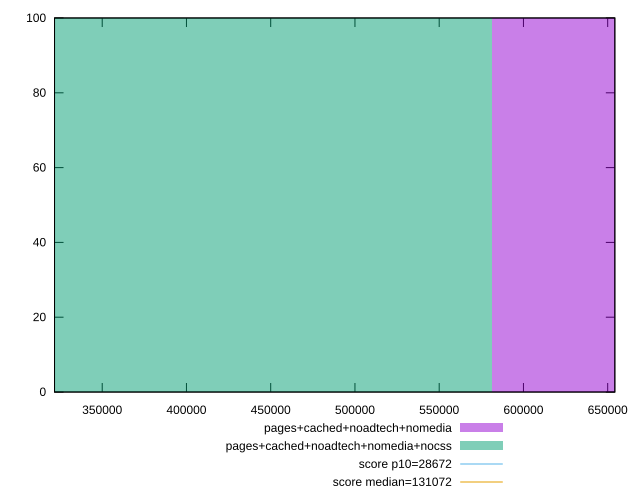

Recreate this plot in gnuplot.
reset

$pagesCachedNoadtechNomedia <<EOF
774852.0260499755 100
EOF

$pagesCachedNoadtechNomediaNocss <<EOF
387426.01302498777 100
EOF

set key outside below
set boxwidth 387426.01302498777
set xrange [321704.2333333333:654234.3999999999]
set yrange [0:100]
set trange [0:100]
set style fill transparent solid 0.5 noborder

set parametric
set terminal svg size 640, 500 enhanced background rgb 'white'
set output "report_00019_2021-02-10T18-14-37.922Z//uses-long-cache-ttl/comparison/histogram/3_vs_4.svg"

plot $pagesCachedNoadtechNomedia title "pages+cached+noadtech+nomedia" with boxes, \
     $pagesCachedNoadtechNomediaNocss title "pages+cached+noadtech+nomedia+nocss" with boxes, \
     28672,t title "score p10=28672", \
     131072,t title "score median=131072"

reset
